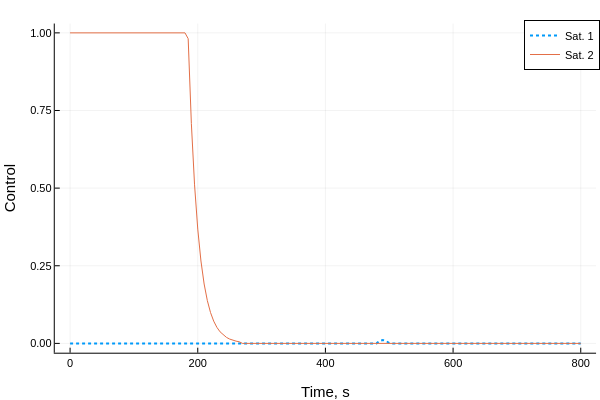

Notebook source saved alongside this figure:
### Code cell
using Plots
plotlyjs()

mylabel = String[]
mylabel1 = String[]
mylabel2 = String[]
for i = 1:num_sat
    append!(mylabel,["Sat. 1-"*string(i+1)])
    append!(mylabel1,["Sat. 1"])
    append!(mylabel2,["Sat. "*string(i+1)])
end

plot(thist[1:end],u1hist[1:end,1],label=permutedims(mylabel1),ls=:dot, linewidth=2)
plot!(thist[1:end],u2hist[1:end,1],label=permutedims(mylabel2))
plot!(xlabel="Time, s", ylabel = "Control")

### Figure 1 — Plotly figure (JSON) as saved in the notebook; plotly's stock layout.template omitted (floating-point values rounded to 4 significant figures; data arrays with more than 128 entries replaced by an {"elided": "..."} marker saying what was removed)
{"data": [{"colorbar": {"title": ""}, "legendgroup": "Sat. 1", "line": {"color": "rgba(0, 154, 250, 1.000)", "dash": "dot", "shape": "linear", "width": 2}, "mode": "lines", "name": "Sat. 1", "showlegend": true, "type": "scatter", "x": {"elided": "161 int values"}, "xaxis": "x", "y": {"elided": "161 float values"}, "yaxis": "y", "zmax": null, "zmin": null}, {"colorbar": {"title": ""}, "legendgroup": "Sat. 2", "line": {"color": "rgba(227, 111, 71, 1.000)", "dash": "solid", "shape": "linear", "width": 1}, "mode": "lines", "name": "Sat. 2", "showlegend": true, "type": "scatter", "x": {"elided": "161 int values"}, "xaxis": "x", "y": {"elided": "161 float values"}, "yaxis": "y", "zmax": null, "zmin": null}], "layout": {"annotations": [], "height": 400, "legend": {"bgcolor": "rgba(255, 255, 255, 1.000)", "bordercolor": "rgba(0, 0, 0, 1.000)", "borderwidth": 1, "font": {"color": "rgba(0, 0, 0, 1.000)", "family": "sans-serif", "size": 11}, "title": {"font": {"color": "rgba(0, 0, 0, 1.000)", "family": "sans-serif", "size": 15}, "text": ""}, "tracegroupgap": 0, "traceorder": "normal", "x": 1, "xanchor": "auto", "y": 1, "yanchor": "auto"}, "margin": {"b": 20, "l": 0, "r": 0, "t": 20}, "paper_bgcolor": "rgba(255, 255, 255, 1.000)", "plot_bgcolor": "rgba(255, 255, 255, 1.000)", "showlegend": true, "width": 600, "xaxis": {"anchor": "y", "domain": [0.09128, 0.9934], "gridcolor": "rgba(0, 0, 0, 0.100)", "gridwidth": 0.5, "linecolor": "rgba(0, 0, 0, 1.000)", "mirror": false, "range": [-24, 824], "showgrid": true, "showline": true, "showticklabels": true, "tickangle": 0, "tickcolor": "rgb(0, 0, 0)", "tickfont": {"color": "rgba(0, 0, 0, 1.000)", "family": "sans-serif", "size": 11}, "tickmode": "array", "ticks": "inside", "ticktext": ["0", "200", "400", "600", "800"], "tickvals": [0, 200, 400, 600, 800], "title": "Time, s", "titlefont": {"color": "rgba(0, 0, 0, 1.000)", "family": "sans-serif", "size": 15}, "type": "-", "visible": true, "zeroline": false, "zerolinecolor": "rgba(0, 0, 0, 1.000)"}, "yaxis": {"anchor": "x", "domain": [0.07581, 0.9902], "gridcolor": "rgba(0, 0, 0, 0.100)", "gridwidth": 0.5, "linecolor": "rgba(0, 0, 0, 1.000)", "mirror": false, "range": [-0.03, 1.03], "showgrid": true, "showline": true, "showticklabels": true, "tickangle": 0, "tickcolor": "rgb(0, 0, 0)", "tickfont": {"color": "rgba(0, 0, 0, 1.000)", "family": "sans-serif", "size": 11}, "tickmode": "array", "ticks": "inside", "ticktext": ["0.00", "0.25", "0.50", "0.75", "1.00"], "tickvals": [0, 0.25, 0.5, 0.75, 1], "title": "Control", "titlefont": {"color": "rgba(0, 0, 0, 1.000)", "family": "sans-serif", "size": 15}, "type": "-", "visible": true, "zeroline": false, "zerolinecolor": "rgba(0, 0, 0, 1.000)"}}}
